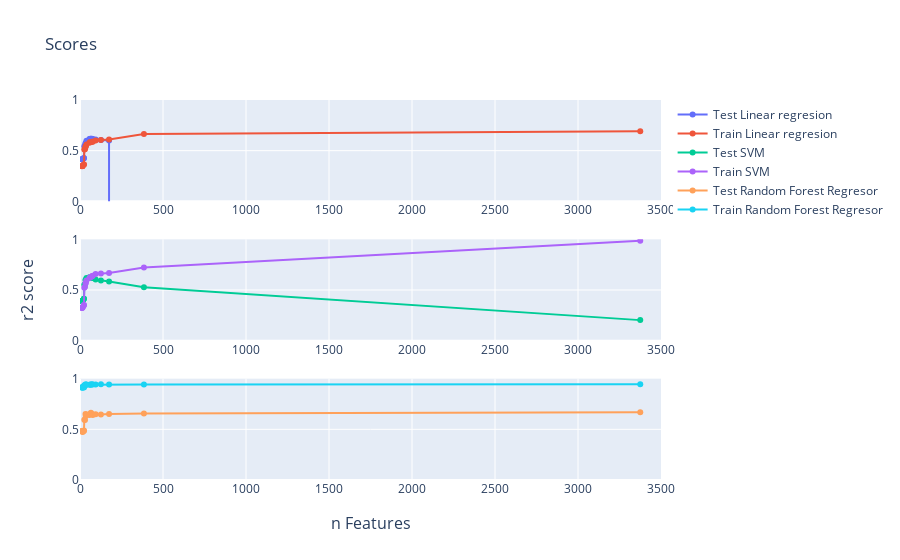

Notebook cell for this chart:
### Code cell
scores_test = np.array(r2_scores_test)
scores_train = np.array(r2_scores_train)
models_names = ["Linear regresion", "SVM", "Random Forest Regresor"]
x_title = "n features"
y_title = "r2 score"
fig = make_subplots(rows=3, cols=1, x_title = "n Features", y_title="r2 score", )
for ng in range(3):
    trace = go.Scatter(x=num_feats, y=scores_test[:,ng],mode="lines+markers",name = "Test "+models_names[ng])
    fig.append_trace(trace,row=ng+1, col=1)
    trace = go.Scatter(x=num_feats, y=scores_train[:,ng],mode="lines+markers",name = "Train "+models_names[ng])
    fig.update_layout(title_text="Scores") 
    fig.append_trace(trace,row=ng+1, col=1)
    fig['layout']['yaxis'+str(ng+1)].update(title='', range=[0, 1],autorange=False)
    fig['layout']['xaxis'+str(ng+1)].update(title='', range=[0, 3500],autorange=False)
fig.show()

### Figure 1 — Plotly figure (JSON) as saved in the notebook; plotly's stock layout.template omitted (floating-point values rounded to 4 significant figures)
{"data": [{"mode": "lines+markers", "name": "Test Linear regresion", "type": "scatter", "x": [12, 13, 14, 15, 16, 23, 24, 26, 30, 33, 35, 39, 57, 62, 66, 72, 77, 94, 126, 175, 385, 3375], "xaxis": "x", "y": [0.4147, 0.4149, 0.4154, 0.4157, 0.4148, 0.4268, 0.4263, 0.5431, 0.546, 0.5736, 0.574, 0.5978, 0.6157, 0.6174, 0.6173, 0.6177, 0.6153, 0.6102, 0.6046, 0.5991, -1.698e+21, -2.943e+26], "yaxis": "y"}, {"mode": "lines+markers", "name": "Train Linear regresion", "type": "scatter", "x": [12, 13, 14, 15, 16, 23, 24, 26, 30, 33, 35, 39, 57, 62, 66, 72, 77, 94, 126, 175, 385, 3375], "xaxis": "x", "y": [0.3474, 0.3477, 0.3478, 0.3481, 0.3485, 0.364, 0.3641, 0.5105, 0.5152, 0.5412, 0.5415, 0.562, 0.5786, 0.5843, 0.5854, 0.5874, 0.5885, 0.6006, 0.6054, 0.6104, 0.6642, 0.6922], "yaxis": "y"}, {"mode": "lines+markers", "name": "Test SVM", "type": "scatter", "x": [12, 13, 14, 15, 16, 23, 24, 26, 30, 33, 35, 39, 57, 62, 66, 72, 77, 94, 126, 175, 385, 3375], "xaxis": "x2", "y": [0.3893, 0.3945, 0.3937, 0.3946, 0.3936, 0.4148, 0.4145, 0.5523, 0.5562, 0.5989, 0.5996, 0.6187, 0.6263, 0.6224, 0.6223, 0.6197, 0.6191, 0.6037, 0.5929, 0.5833, 0.5262, 0.2027], "yaxis": "y2"}, {"mode": "lines+markers", "name": "Train SVM", "type": "scatter", "x": [12, 13, 14, 15, 16, 23, 24, 26, 30, 33, 35, 39, 57, 62, 66, 72, 77, 94, 126, 175, 385, 3375], "xaxis": "x2", "y": [0.3214, 0.3267, 0.3272, 0.328, 0.3282, 0.3504, 0.3527, 0.5232, 0.5309, 0.5695, 0.5695, 0.5929, 0.6176, 0.6259, 0.6313, 0.6355, 0.6397, 0.6571, 0.6625, 0.6679, 0.7218, 0.9854], "yaxis": "y2"}, {"mode": "lines+markers", "name": "Test Random Forest Regresor", "type": "scatter", "x": [12, 13, 14, 15, 16, 23, 24, 26, 30, 33, 35, 39, 57, 62, 66, 72, 77, 94, 126, 175, 385, 3375], "xaxis": "x3", "y": [0.4827, 0.4839, 0.4828, 0.4782, 0.4738, 0.4827, 0.4889, 0.5944, 0.5916, 0.6506, 0.632, 0.6462, 0.6418, 0.6529, 0.6638, 0.6514, 0.6424, 0.648, 0.6455, 0.6515, 0.6564, 0.6687], "yaxis": "y3"}, {"mode": "lines+markers", "name": "Train Random Forest Regresor", "type": "scatter", "x": [12, 13, 14, 15, 16, 23, 24, 26, 30, 33, 35, 39, 57, 62, 66, 72, 77, 94, 126, 175, 385, 3375], "xaxis": "x3", "y": [0.9117, 0.9139, 0.9152, 0.9156, 0.9137, 0.9121, 0.9155, 0.9361, 0.9355, 0.9372, 0.9445, 0.9402, 0.9399, 0.9433, 0.9408, 0.944, 0.9432, 0.942, 0.9456, 0.9417, 0.9418, 0.9455], "yaxis": "y3"}], "layout": {"annotations": [{"font": {"size": 16}, "showarrow": false, "text": "n Features", "x": 0.5, "xanchor": "center", "xref": "paper", "y": 0, "yanchor": "top", "yref": "paper", "yshift": -30}, {"font": {"size": 16}, "showarrow": false, "text": "r2 score", "textangle": -90, "x": 0, "xanchor": "right", "xref": "paper", "xshift": -40, "y": 0.5, "yanchor": "middle", "yref": "paper"}], "title": {"text": "Scores"}, "xaxis": {"anchor": "y", "autorange": false, "domain": [0, 1], "range": [0, 3500], "title": {"text": ""}}, "xaxis2": {"anchor": "y2", "autorange": false, "domain": [0, 1], "range": [0, 3500], "title": {"text": ""}}, "xaxis3": {"anchor": "y3", "autorange": false, "domain": [0, 1], "range": [0, 3500], "title": {"text": ""}}, "yaxis": {"anchor": "x", "autorange": false, "domain": [0.7333, 1], "range": [0, 1], "title": {"text": ""}}, "yaxis2": {"anchor": "x2", "autorange": false, "domain": [0.3667, 0.6333], "range": [0, 1], "title": {"text": ""}}, "yaxis3": {"anchor": "x3", "autorange": false, "domain": [0, 0.2667], "range": [0, 1], "title": {"text": ""}}}}
